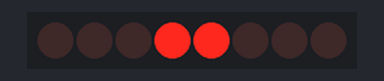
Bench run of a sketch on a simulated Arduino Uno, built with avr-gcc and run on an emulated ATmega328P. Parts: 8 shift-register outputs drawn as a row of LEDs (first output left, lit = HIGH). Wiring (inferred from the names in the program): shift register (74HC595): data pin 12; shift clock pin 9; latch pin 11. Wiring (inferred from the signals the program sends): row of LEDs: on Q0, Q1, Q2, Q3, Q4, Q5, Q6, Q7.

Above: at 0.5 s.
At 3.5 s:
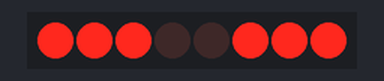
Timing chart, 0 to 4.6 s (numbered marks = the images above):
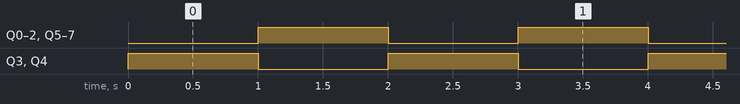

Measured:
- by itself, Q0–7: alternates HIGH for 1.0 s and LOW for 1.0 s

The sketch:

47-Bit-Flip-Solution.ino
```cpp
/**
 * Lesson 47 - Binary and Hexadecimal Bit Flipper

  Homework check from lesson 46

 */


int latchPin=11;
int clockPin=9;
int dataPin=12;
int dt=1000;

byte myByte = 0x18;
byte byteFlipped;


void setup() {
  Serial.begin(9600);
  pinMode(latchPin,OUTPUT);
  pinMode(dataPin,OUTPUT);
  pinMode(clockPin,OUTPUT);
}

void loop() {
  digitalWrite(latchPin,LOW);
  shiftOut(dataPin,clockPin,LSBFIRST,myByte);
  digitalWrite(latchPin,HIGH);
  delay(dt);

  byteFlipped = 255 - myByte;

  digitalWrite(latchPin,LOW);
  shiftOut(dataPin,clockPin,LSBFIRST,byteFlipped);
  digitalWrite(latchPin,HIGH);
  delay(dt);


}
```
